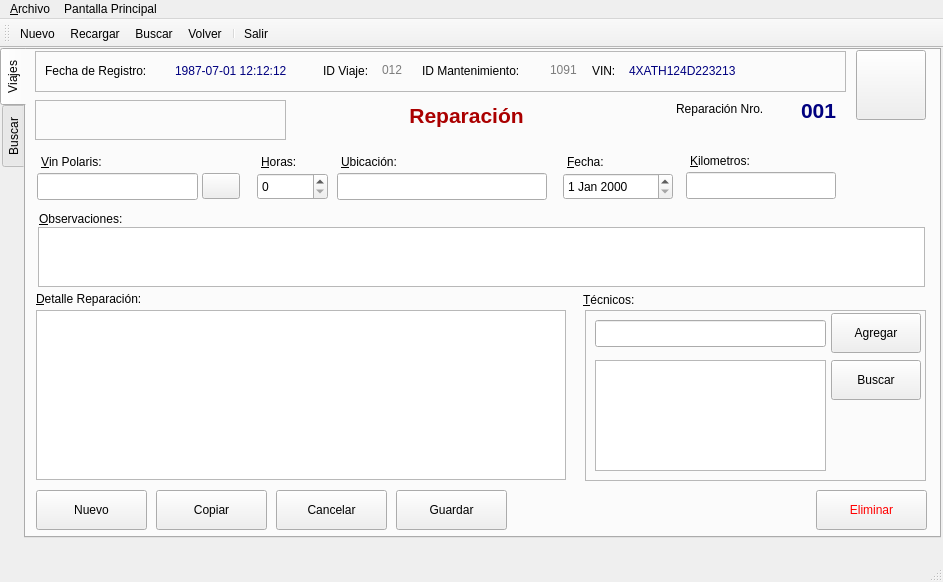
<?xml version="1.0" encoding="UTF-8"?>
<ui version="4.0">
 <class>frmViaje</class>
 <widget class="QMainWindow" name="frmViaje">
  <property name="geometry">
   <rect>
    <x>0</x>
    <y>0</y>
    <width>943</width>
    <height>582</height>
   </rect>
  </property>
  <property name="acceptDrops">
   <bool>true</bool>
  </property>
  <property name="windowTitle">
   <string>Viajes Mantenimientos</string>
  </property>
  <property name="windowIcon">
   <iconset resource="polaris.qrc">
    <normaloff>:/Icons/icons/gear.png</normaloff>:/Icons/icons/gear.png</iconset>
  </property>
  <property name="documentMode">
   <bool>false</bool>
  </property>
  <property name="tabShape">
   <enum>QTabWidget::Rounded</enum>
  </property>
  <widget class="QWidget" name="centralwidget">
   <widget class="QTabWidget" name="tabWidget">
    <property name="geometry">
     <rect>
      <x>0</x>
      <y>0</y>
      <width>941</width>
      <height>490</height>
     </rect>
    </property>
    <property name="toolTip">
     <string notr="true"/>
    </property>
    <property name="styleSheet">
     <string notr="true"/>
    </property>
    <property name="tabPosition">
     <enum>QTabWidget::West</enum>
    </property>
    <property name="currentIndex">
     <number>0</number>
    </property>
    <property name="iconSize">
     <size>
      <width>16</width>
      <height>16</height>
     </size>
    </property>
    <property name="documentMode">
     <bool>false</bool>
    </property>
    <property name="tabsClosable">
     <bool>false</bool>
    </property>
    <property name="movable">
     <bool>true</bool>
    </property>
    <widget class="QWidget" name="tab_form">
     <attribute name="icon">
      <iconset>
       <normalon>:/Icons/icons/flag_black.png</normalon>
      </iconset>
     </attribute>
     <attribute name="title">
      <string>Viajes</string>
     </attribute>
     <widget class="QFrame" name="frame">
      <property name="geometry">
       <rect>
        <x>9</x>
        <y>1</y>
        <width>811</width>
        <height>41</height>
       </rect>
      </property>
      <property name="frameShape">
       <enum>QFrame::StyledPanel</enum>
      </property>
      <property name="frameShadow">
       <enum>QFrame::Raised</enum>
      </property>
      <widget class="QLabel" name="lbl_id_viajea">
       <property name="geometry">
        <rect>
         <x>288</x>
         <y>10</y>
         <width>61</width>
         <height>20</height>
        </rect>
       </property>
       <property name="text">
        <string>ID Viaje:</string>
       </property>
      </widget>
      <widget class="QLabel" name="lbl_id_viajeb">
       <property name="geometry">
        <rect>
         <x>347</x>
         <y>4</y>
         <width>41</width>
         <height>31</height>
        </rect>
       </property>
       <property name="toolTip">
        <string>Identificador del Viaje</string>
       </property>
       <property name="text">
        <string>&lt;html&gt;&lt;head/&gt;&lt;body&gt;&lt;p&gt;&lt;span style=&quot; color:#7c7c7c;&quot;&gt;012&lt;/span&gt;&lt;/p&gt;&lt;/body&gt;&lt;/html&gt;</string>
       </property>
      </widget>
      <widget class="QLabel" name="lbl_fecha_registroa">
       <property name="geometry">
        <rect>
         <x>10</x>
         <y>10</y>
         <width>131</width>
         <height>20</height>
        </rect>
       </property>
       <property name="text">
        <string>Fecha de Registro:</string>
       </property>
      </widget>
      <widget class="QLabel" name="lbl_fecha_registrob">
       <property name="geometry">
        <rect>
         <x>140</x>
         <y>10</y>
         <width>151</width>
         <height>20</height>
        </rect>
       </property>
       <property name="toolTip">
        <string>Fecha de Registro en el sistema</string>
       </property>
       <property name="text">
        <string>&lt;html&gt;&lt;head/&gt;&lt;body&gt;&lt;p&gt;&lt;span style=&quot; color:#00007f;&quot;&gt;1987-07-01 12:12:12&lt;/span&gt;&lt;/p&gt;&lt;/body&gt;&lt;/html&gt;</string>
       </property>
      </widget>
      <widget class="QLabel" name="lbl_vina">
       <property name="geometry">
        <rect>
         <x>557</x>
         <y>10</y>
         <width>31</width>
         <height>20</height>
        </rect>
       </property>
       <property name="text">
        <string>VIN:</string>
       </property>
      </widget>
      <widget class="QLabel" name="lbl_vinb">
       <property name="geometry">
        <rect>
         <x>594</x>
         <y>10</y>
         <width>151</width>
         <height>20</height>
        </rect>
       </property>
       <property name="toolTip">
        <string>Numero de vin del vehiculo</string>
       </property>
       <property name="text">
        <string>&lt;html&gt;&lt;head/&gt;&lt;body&gt;&lt;p&gt;&lt;span style=&quot; color:#00007f;&quot;&gt;4XATH124D223213&lt;/span&gt;&lt;/p&gt;&lt;/body&gt;&lt;/html&gt;</string>
       </property>
      </widget>
      <widget class="QLabel" name="lbl_id_mantenimientoa">
       <property name="geometry">
        <rect>
         <x>387</x>
         <y>10</y>
         <width>127</width>
         <height>20</height>
        </rect>
       </property>
       <property name="text">
        <string>ID Mantenimiento:</string>
       </property>
      </widget>
      <widget class="QLabel" name="lbl_id_mantenimientob">
       <property name="geometry">
        <rect>
         <x>515</x>
         <y>4</y>
         <width>41</width>
         <height>31</height>
        </rect>
       </property>
       <property name="toolTip">
        <string>Identificador de mantenimiento</string>
       </property>
       <property name="text">
        <string>&lt;html&gt;&lt;head/&gt;&lt;body&gt;&lt;p&gt;&lt;span style=&quot; color:#7c7c7c;&quot;&gt;1091&lt;/span&gt;&lt;/p&gt;&lt;/body&gt;&lt;/html&gt;</string>
       </property>
      </widget>
     </widget>
     <widget class="QLabel" name="lbl_vin_polaris">
      <property name="geometry">
       <rect>
        <x>15</x>
        <y>103</y>
        <width>81</width>
        <height>17</height>
       </rect>
      </property>
      <property name="text">
       <string>&amp;Vin Polaris:</string>
      </property>
      <property name="buddy">
       <cstring>txt_vin_polaris</cstring>
      </property>
     </widget>
     <widget class="QLabel" name="lbl_detalle_reparacion">
      <property name="geometry">
       <rect>
        <x>10</x>
        <y>240</y>
        <width>161</width>
        <height>17</height>
       </rect>
      </property>
      <property name="text">
       <string>&amp;Detalle Reparación:</string>
      </property>
      <property name="buddy">
       <cstring>tbl_detalle_reparacion</cstring>
      </property>
     </widget>
     <widget class="QPushButton" name="btn_guardar">
      <property name="geometry">
       <rect>
        <x>370</x>
        <y>440</y>
        <width>111</width>
        <height>40</height>
       </rect>
      </property>
      <property name="text">
       <string>Guardar</string>
      </property>
      <property name="icon">
       <iconset resource="polaris.qrc">
        <normaloff>:/Icons/icons/filesave.png</normaloff>:/Icons/icons/filesave.png</iconset>
      </property>
     </widget>
     <widget class="QPushButton" name="btn_cancelar">
      <property name="geometry">
       <rect>
        <x>250</x>
        <y>440</y>
        <width>111</width>
        <height>40</height>
       </rect>
      </property>
      <property name="text">
       <string>Cancelar</string>
      </property>
      <property name="icon">
       <iconset>
        <normaloff>:/Icons/icons/button_cancel.png</normaloff>
        <normalon>:/Icons/icons/mail_delete.png</normalon>:/Icons/icons/button_cancel.png</iconset>
      </property>
     </widget>
     <widget class="QPushButton" name="btn_copiar">
      <property name="geometry">
       <rect>
        <x>130</x>
        <y>440</y>
        <width>111</width>
        <height>40</height>
       </rect>
      </property>
      <property name="text">
       <string>Copiar</string>
      </property>
      <property name="icon">
       <iconset>
        <normaloff>:/Icons/icons/document_multiple.png</normaloff>
        <normalon>:/Icons/icons/editpaste.png</normalon>:/Icons/icons/document_multiple.png</iconset>
      </property>
     </widget>
     <widget class="QPushButton" name="btn_nuevo">
      <property name="geometry">
       <rect>
        <x>10</x>
        <y>440</y>
        <width>111</width>
        <height>40</height>
       </rect>
      </property>
      <property name="text">
       <string>Nuevo</string>
      </property>
      <property name="icon">
       <iconset>
        <normalon>:/Icons/icons/filenew.png</normalon>
       </iconset>
      </property>
     </widget>
     <widget class="QPushButton" name="btn_home">
      <property name="geometry">
       <rect>
        <x>830</x>
        <y>0</y>
        <width>70</width>
        <height>70</height>
       </rect>
      </property>
      <property name="toolTip">
       <string>Regreasar al Panel de Control</string>
      </property>
      <property name="text">
       <string/>
      </property>
      <property name="icon">
       <iconset>
        <normalon>:/Icons/icons/folder_home2.png</normalon>
       </iconset>
      </property>
      <property name="iconSize">
       <size>
        <width>56</width>
        <height>56</height>
       </size>
      </property>
     </widget>
     <widget class="QPushButton" name="btn_primero">
      <property name="geometry">
       <rect>
        <x>17</x>
        <y>50</y>
        <width>41</width>
        <height>41</height>
       </rect>
      </property>
      <property name="toolTip">
       <string comment="Primer Registro">&lt;html&gt;&lt;head/&gt;&lt;body&gt;&lt;p&gt;Primer Registro&lt;/p&gt;&lt;/body&gt;&lt;/html&gt;</string>
      </property>
      <property name="text">
       <string/>
      </property>
      <property name="icon">
       <iconset>
        <normalon>:/Icons/icons/start.png</normalon>
       </iconset>
      </property>
      <property name="iconSize">
       <size>
        <width>32</width>
        <height>32</height>
       </size>
      </property>
      <property name="autoDefault">
       <bool>false</bool>
      </property>
      <property name="default">
       <bool>false</bool>
      </property>
      <property name="flat">
       <bool>true</bool>
      </property>
     </widget>
     <widget class="QPushButton" name="btn_anterior">
      <property name="geometry">
       <rect>
        <x>67</x>
        <y>50</y>
        <width>41</width>
        <height>41</height>
       </rect>
      </property>
      <property name="toolTip">
       <string>&lt;html&gt;&lt;head/&gt;&lt;body&gt;&lt;p&gt;Registro Anterior&lt;/p&gt;&lt;/body&gt;&lt;/html&gt;</string>
      </property>
      <property name="text">
       <string/>
      </property>
      <property name="icon">
       <iconset>
        <normalon>:/Icons/icons/previous.png</normalon>
       </iconset>
      </property>
      <property name="iconSize">
       <size>
        <width>32</width>
        <height>32</height>
       </size>
      </property>
      <property name="autoDefault">
       <bool>false</bool>
      </property>
      <property name="default">
       <bool>false</bool>
      </property>
      <property name="flat">
       <bool>true</bool>
      </property>
     </widget>
     <widget class="QPushButton" name="btn_siguiente">
      <property name="geometry">
       <rect>
        <x>157</x>
        <y>50</y>
        <width>41</width>
        <height>41</height>
       </rect>
      </property>
      <property name="toolTip">
       <string>&lt;html&gt;&lt;head/&gt;&lt;body&gt;&lt;p&gt;Siguiente Registro&lt;/p&gt;&lt;/body&gt;&lt;/html&gt;</string>
      </property>
      <property name="text">
       <string/>
      </property>
      <property name="icon">
       <iconset>
        <normalon>:/Icons/icons/forward.png</normalon>
       </iconset>
      </property>
      <property name="iconSize">
       <size>
        <width>32</width>
        <height>32</height>
       </size>
      </property>
      <property name="autoDefault">
       <bool>false</bool>
      </property>
      <property name="default">
       <bool>false</bool>
      </property>
      <property name="flat">
       <bool>true</bool>
      </property>
     </widget>
     <widget class="QPushButton" name="btn_ultimo">
      <property name="geometry">
       <rect>
        <x>207</x>
        <y>50</y>
        <width>41</width>
        <height>41</height>
       </rect>
      </property>
      <property name="toolTip">
       <string>Último Registro</string>
      </property>
      <property name="text">
       <string/>
      </property>
      <property name="icon">
       <iconset>
        <normalon>:/Icons/icons/finish.png</normalon>
       </iconset>
      </property>
      <property name="iconSize">
       <size>
        <width>32</width>
        <height>32</height>
       </size>
      </property>
      <property name="autoDefault">
       <bool>false</bool>
      </property>
      <property name="default">
       <bool>false</bool>
      </property>
      <property name="flat">
       <bool>true</bool>
      </property>
     </widget>
     <widget class="QPushButton" name="btn_recargar">
      <property name="geometry">
       <rect>
        <x>117</x>
        <y>50</y>
        <width>41</width>
        <height>41</height>
       </rect>
      </property>
      <property name="toolTip">
       <string>Recargar</string>
      </property>
      <property name="text">
       <string/>
      </property>
      <property name="icon">
       <iconset>
        <normalon>:/Icons/icons/reload.png</normalon>
       </iconset>
      </property>
      <property name="iconSize">
       <size>
        <width>40</width>
        <height>40</height>
       </size>
      </property>
      <property name="autoDefault">
       <bool>false</bool>
      </property>
      <property name="default">
       <bool>false</bool>
      </property>
      <property name="flat">
       <bool>true</bool>
      </property>
     </widget>
     <widget class="QFrame" name="frame_2">
      <property name="geometry">
       <rect>
        <x>9</x>
        <y>50</y>
        <width>251</width>
        <height>40</height>
       </rect>
      </property>
      <property name="frameShape">
       <enum>QFrame::StyledPanel</enum>
      </property>
      <property name="frameShadow">
       <enum>QFrame::Raised</enum>
      </property>
     </widget>
     <widget class="QPushButton" name="btn_eliminar">
      <property name="geometry">
       <rect>
        <x>790</x>
        <y>440</y>
        <width>111</width>
        <height>40</height>
       </rect>
      </property>
      <property name="styleSheet">
       <string notr="true">color: rgb(255, 0, 0);

</string>
      </property>
      <property name="text">
       <string>Eliminar</string>
      </property>
      <property name="icon">
       <iconset>
        <normaloff>:/Icons/icons/button_cancel.png</normaloff>
        <normalon>:/Icons/icons/user_trash.png</normalon>:/Icons/icons/button_cancel.png</iconset>
      </property>
     </widget>
     <widget class="QTableWidget" name="tbl_detalle_reparacion">
      <property name="geometry">
       <rect>
        <x>10</x>
        <y>260</y>
        <width>530</width>
        <height>170</height>
       </rect>
      </property>
      <property name="toolTip">
       <string>Detallar el mantenimiento</string>
      </property>
     </widget>
     <widget class="QLineEdit" name="txt_vin_polaris">
      <property name="geometry">
       <rect>
        <x>11</x>
        <y>123</y>
        <width>161</width>
        <height>27</height>
       </rect>
      </property>
      <property name="toolTip">
       <string>Ingresar un nuevo vin</string>
      </property>
     </widget>
     <widget class="QPushButton" name="btn_buscar_vin_polaris">
      <property name="geometry">
       <rect>
        <x>176</x>
        <y>123</y>
        <width>38</width>
        <height>26</height>
       </rect>
      </property>
      <property name="toolTip">
       <string>Buscar un vin de un vehiculo</string>
      </property>
      <property name="text">
       <string/>
      </property>
      <property name="icon">
       <iconset>
        <normalon>:/Icons/icons/kfind.png</normalon>
       </iconset>
      </property>
     </widget>
     <widget class="QLabel" name="lbl_horas">
      <property name="geometry">
       <rect>
        <x>235</x>
        <y>103</y>
        <width>50</width>
        <height>17</height>
       </rect>
      </property>
      <property name="text">
       <string>&amp;Horas:</string>
      </property>
      <property name="buddy">
       <cstring>cmb_horas</cstring>
      </property>
     </widget>
     <widget class="QSpinBox" name="cmb_horas">
      <property name="geometry">
       <rect>
        <x>231</x>
        <y>123</y>
        <width>71</width>
        <height>27</height>
       </rect>
      </property>
      <property name="maximum">
       <number>99</number>
      </property>
     </widget>
     <widget class="QLabel" name="lbl_ubicacion">
      <property name="geometry">
       <rect>
        <x>315</x>
        <y>103</y>
        <width>81</width>
        <height>17</height>
       </rect>
      </property>
      <property name="text">
       <string>&amp;Ubicación:</string>
      </property>
      <property name="buddy">
       <cstring>txt_ubicacion</cstring>
      </property>
     </widget>
     <widget class="QLineEdit" name="txt_ubicacion">
      <property name="geometry">
       <rect>
        <x>311</x>
        <y>123</y>
        <width>210</width>
        <height>27</height>
       </rect>
      </property>
      <property name="toolTip">
       <string>Ingresar ubicacion</string>
      </property>
     </widget>
     <widget class="QDateEdit" name="cmb_fecha">
      <property name="geometry">
       <rect>
        <x>537</x>
        <y>123</y>
        <width>110</width>
        <height>27</height>
       </rect>
      </property>
     </widget>
     <widget class="QLabel" name="lbl_fecha">
      <property name="geometry">
       <rect>
        <x>541</x>
        <y>103</y>
        <width>50</width>
        <height>17</height>
       </rect>
      </property>
      <property name="text">
       <string>&amp;Fecha:</string>
      </property>
      <property name="buddy">
       <cstring>cmb_fecha</cstring>
      </property>
     </widget>
     <widget class="QLabel" name="lbl_kilometros">
      <property name="geometry">
       <rect>
        <x>664</x>
        <y>102</y>
        <width>81</width>
        <height>17</height>
       </rect>
      </property>
      <property name="text">
       <string>&amp;Kilometros:</string>
      </property>
      <property name="buddy">
       <cstring>txt_kilometros</cstring>
      </property>
     </widget>
     <widget class="QLineEdit" name="txt_kilometros">
      <property name="geometry">
       <rect>
        <x>660</x>
        <y>122</y>
        <width>150</width>
        <height>27</height>
       </rect>
      </property>
      <property name="toolTip">
       <string>Ingresar kilometros</string>
      </property>
     </widget>
     <widget class="QPlainTextEdit" name="rtxt_observaciones">
      <property name="geometry">
       <rect>
        <x>12</x>
        <y>177</y>
        <width>887</width>
        <height>60</height>
       </rect>
      </property>
      <property name="toolTip">
       <string>Observaciondes del vehiculo</string>
      </property>
     </widget>
     <widget class="QLabel" name="lbl_observaciones">
      <property name="geometry">
       <rect>
        <x>13</x>
        <y>160</y>
        <width>100</width>
        <height>17</height>
       </rect>
      </property>
      <property name="text">
       <string>&amp;Observaciones:</string>
      </property>
      <property name="buddy">
       <cstring>rtxt_observaciones</cstring>
      </property>
     </widget>
     <widget class="QFrame" name="frame_3">
      <property name="geometry">
       <rect>
        <x>559</x>
        <y>260</y>
        <width>341</width>
        <height>171</height>
       </rect>
      </property>
      <property name="styleSheet">
       <string notr="true"/>
      </property>
      <property name="frameShape">
       <enum>QFrame::StyledPanel</enum>
      </property>
      <property name="frameShadow">
       <enum>QFrame::Raised</enum>
      </property>
      <widget class="QListView" name="lsv_tecnicos">
       <property name="geometry">
        <rect>
         <x>10</x>
         <y>50</y>
         <width>231</width>
         <height>111</height>
        </rect>
       </property>
       <property name="toolTip">
        <string>Listado de tecnicos</string>
       </property>
      </widget>
      <widget class="QLineEdit" name="txt_tecnicos">
       <property name="geometry">
        <rect>
         <x>10</x>
         <y>10</y>
         <width>231</width>
         <height>27</height>
        </rect>
       </property>
       <property name="toolTip">
        <string>Agregar tecnicos</string>
       </property>
       <property name="dragEnabled">
        <bool>true</bool>
       </property>
      </widget>
      <widget class="QPushButton" name="btn_agregar_tecnicos">
       <property name="geometry">
        <rect>
         <x>246</x>
         <y>3</y>
         <width>90</width>
         <height>40</height>
        </rect>
       </property>
       <property name="toolTip">
        <string>Agregar nuevos tecnicos</string>
       </property>
       <property name="text">
        <string>Agregar</string>
       </property>
       <property name="icon">
        <iconset resource="polaris.qrc">
         <normaloff>:/Icons/icons/plus.png</normaloff>:/Icons/icons/plus.png</iconset>
       </property>
      </widget>
      <widget class="QPushButton" name="btn_buscar_tecnicos">
       <property name="geometry">
        <rect>
         <x>246</x>
         <y>50</y>
         <width>90</width>
         <height>40</height>
        </rect>
       </property>
       <property name="toolTip">
        <string>Buscar tecnicos</string>
       </property>
       <property name="text">
        <string>Buscar</string>
       </property>
       <property name="icon">
        <iconset resource="polaris.qrc">
         <normaloff>:/Icons/icons/find.png</normaloff>:/Icons/icons/find.png</iconset>
       </property>
      </widget>
     </widget>
     <widget class="QLabel" name="lbl_tecnicos">
      <property name="geometry">
       <rect>
        <x>557</x>
        <y>240</y>
        <width>81</width>
        <height>20</height>
       </rect>
      </property>
      <property name="text">
       <string>&amp;Técnicos:</string>
      </property>
      <property name="buddy">
       <cstring>txt_tecnicos</cstring>
      </property>
     </widget>
     <widget class="QLabel" name="lbl_reparacion_nroa">
      <property name="geometry">
       <rect>
        <x>650</x>
        <y>49</y>
        <width>111</width>
        <height>20</height>
       </rect>
      </property>
      <property name="text">
       <string>Reparación Nro.</string>
      </property>
     </widget>
     <widget class="QLabel" name="lbl_reparacion_nrob">
      <property name="geometry">
       <rect>
        <x>775</x>
        <y>45</y>
        <width>41</width>
        <height>31</height>
       </rect>
      </property>
      <property name="toolTip">
       <string>Numero de reparacion</string>
      </property>
      <property name="text">
       <string>&lt;html&gt;&lt;head/&gt;&lt;body&gt;&lt;p&gt;&lt;span style=&quot; font-size:16pt; font-weight:600; color:#00007f;&quot;&gt;001&lt;/span&gt;&lt;/p&gt;&lt;/body&gt;&lt;/html&gt;</string>
      </property>
     </widget>
     <widget class="QLabel" name="lbl_reparacion">
      <property name="geometry">
       <rect>
        <x>310</x>
        <y>50</y>
        <width>261</width>
        <height>31</height>
       </rect>
      </property>
      <property name="toolTip">
       <string/>
      </property>
      <property name="text">
       <string>&lt;html&gt;&lt;head/&gt;&lt;body&gt;&lt;p align=&quot;center&quot;&gt;&lt;span style=&quot; font-size:16pt; font-weight:600; color:#aa0000;&quot;&gt;Reparación&lt;/span&gt;&lt;/p&gt;&lt;/body&gt;&lt;/html&gt;</string>
      </property>
     </widget>
     <zorder>frame_2</zorder>
     <zorder>frame</zorder>
     <zorder>lbl_vin_polaris</zorder>
     <zorder>lbl_detalle_reparacion</zorder>
     <zorder>btn_guardar</zorder>
     <zorder>btn_cancelar</zorder>
     <zorder>btn_copiar</zorder>
     <zorder>btn_nuevo</zorder>
     <zorder>btn_home</zorder>
     <zorder>btn_primero</zorder>
     <zorder>btn_anterior</zorder>
     <zorder>btn_siguiente</zorder>
     <zorder>btn_ultimo</zorder>
     <zorder>btn_recargar</zorder>
     <zorder>btn_eliminar</zorder>
     <zorder>tbl_detalle_reparacion</zorder>
     <zorder>txt_vin_polaris</zorder>
     <zorder>btn_buscar_vin_polaris</zorder>
     <zorder>lbl_horas</zorder>
     <zorder>cmb_horas</zorder>
     <zorder>lbl_ubicacion</zorder>
     <zorder>txt_ubicacion</zorder>
     <zorder>cmb_fecha</zorder>
     <zorder>lbl_fecha</zorder>
     <zorder>lbl_kilometros</zorder>
     <zorder>txt_kilometros</zorder>
     <zorder>rtxt_observaciones</zorder>
     <zorder>lbl_observaciones</zorder>
     <zorder>frame_3</zorder>
     <zorder>lbl_tecnicos</zorder>
     <zorder>lbl_reparacion_nroa</zorder>
     <zorder>lbl_reparacion_nrob</zorder>
     <zorder>lbl_reparacion</zorder>
    </widget>
    <widget class="QWidget" name="tab_search">
     <attribute name="icon">
      <iconset>
       <normalon>:/Icons/icons/find.png</normalon>
      </iconset>
     </attribute>
     <attribute name="title">
      <string>Buscar</string>
     </attribute>
     <widget class="QTableWidget" name="tbl_resultados">
      <property name="geometry">
       <rect>
        <x>7</x>
        <y>70</y>
        <width>891</width>
        <height>360</height>
       </rect>
      </property>
      <property name="toolTip">
       <string>Resultados Búsqueda</string>
      </property>
     </widget>
     <widget class="QLineEdit" name="txt_criterio">
      <property name="geometry">
       <rect>
        <x>349</x>
        <y>30</y>
        <width>301</width>
        <height>27</height>
       </rect>
      </property>
      <property name="toolTip">
       <string>Ingrese un criterio de búsqueda basado en el operador</string>
      </property>
     </widget>
     <widget class="QComboBox" name="cmb_columna">
      <property name="geometry">
       <rect>
        <x>7</x>
        <y>30</y>
        <width>171</width>
        <height>27</height>
       </rect>
      </property>
      <property name="toolTip">
       <string>Seleccione una columna por la que desea buscar</string>
      </property>
     </widget>
     <widget class="QComboBox" name="cmb_operador">
      <property name="geometry">
       <rect>
        <x>189</x>
        <y>30</y>
        <width>149</width>
        <height>27</height>
       </rect>
      </property>
      <property name="toolTip">
       <string>Operador</string>
      </property>
      <item>
       <property name="text">
        <string>Es Igual a...</string>
       </property>
      </item>
      <item>
       <property name="text">
        <string>Contiene...</string>
       </property>
      </item>
      <item>
       <property name="text">
        <string>Empieza Con...</string>
       </property>
      </item>
      <item>
       <property name="text">
        <string>Termina en...</string>
       </property>
      </item>
      <item>
       <property name="text">
        <string>No tiene...</string>
       </property>
      </item>
      <item>
       <property name="text">
        <string>Diferente de...</string>
       </property>
      </item>
     </widget>
     <widget class="QLabel" name="lbl_columna">
      <property name="geometry">
       <rect>
        <x>9</x>
        <y>10</y>
        <width>93</width>
        <height>17</height>
       </rect>
      </property>
      <property name="text">
       <string>Columna:</string>
      </property>
     </widget>
     <widget class="QLabel" name="lbl_operador">
      <property name="geometry">
       <rect>
        <x>192</x>
        <y>10</y>
        <width>79</width>
        <height>17</height>
       </rect>
      </property>
      <property name="text">
       <string>Operador:</string>
      </property>
     </widget>
     <widget class="QLabel" name="lbl_criterio">
      <property name="geometry">
       <rect>
        <x>351</x>
        <y>10</y>
        <width>101</width>
        <height>17</height>
       </rect>
      </property>
      <property name="text">
       <string>Criterio:</string>
      </property>
     </widget>
     <widget class="QPushButton" name="btn_buscar">
      <property name="geometry">
       <rect>
        <x>660</x>
        <y>20</y>
        <width>111</width>
        <height>40</height>
       </rect>
      </property>
      <property name="toolTip">
       <string>Buscar</string>
      </property>
      <property name="text">
       <string>Buscar</string>
      </property>
      <property name="icon">
       <iconset>
        <normalon>:/Icons/icons/kfind.png</normalon>
       </iconset>
      </property>
     </widget>
     <widget class="QPushButton" name="btn_monstrar">
      <property name="geometry">
       <rect>
        <x>650</x>
        <y>440</y>
        <width>240</width>
        <height>40</height>
       </rect>
      </property>
      <property name="text">
       <string>Mostrar</string>
      </property>
      <property name="icon">
       <iconset>
        <normalon>:/Icons/icons/apply.png</normalon>
       </iconset>
      </property>
     </widget>
    </widget>
   </widget>
  </widget>
  <widget class="QMenuBar" name="menubar">
   <property name="geometry">
    <rect>
     <x>0</x>
     <y>0</y>
     <width>943</width>
     <height>21</height>
    </rect>
   </property>
   <property name="nativeMenuBar">
    <bool>true</bool>
   </property>
   <widget class="QMenu" name="menuArchivo">
    <property name="title">
     <string>&amp;Archivo</string>
    </property>
    <addaction name="actionNuevo"/>
    <addaction name="actionRecargar"/>
    <addaction name="action_Buscar"/>
    <addaction name="separator"/>
    <addaction name="action_Salir"/>
    <addaction name="separator"/>
   </widget>
   <widget class="QMenu" name="menuPantalla_Principal">
    <property name="title">
     <string>Pantalla Principal</string>
    </property>
    <addaction name="action_Volver"/>
   </widget>
   <addaction name="menuArchivo"/>
   <addaction name="menuPantalla_Principal"/>
  </widget>
  <widget class="QStatusBar" name="statusbar"/>
  <widget class="QToolBar" name="toolBar">
   <property name="windowTitle">
    <string>toolBar</string>
   </property>
   <attribute name="toolBarArea">
    <enum>TopToolBarArea</enum>
   </attribute>
   <attribute name="toolBarBreak">
    <bool>false</bool>
   </attribute>
   <addaction name="actionNuevo"/>
   <addaction name="actionRecargar"/>
   <addaction name="action_Buscar"/>
   <addaction name="action_Volver"/>
   <addaction name="separator"/>
   <addaction name="action_Salir"/>
  </widget>
  <action name="actionNuevo">
   <property name="icon">
    <iconset>
     <normalon>:/Icons/icons/accessories_text_editor.png</normalon>
    </iconset>
   </property>
   <property name="text">
    <string>&amp;Nuevo</string>
   </property>
   <property name="toolTip">
    <string>Nuevo</string>
   </property>
   <property name="shortcut">
    <string>Ctrl+N</string>
   </property>
  </action>
  <action name="action_Salir">
   <property name="icon">
    <iconset>
     <normalon>:/Icons/icons/exit.png</normalon>
    </iconset>
   </property>
   <property name="text">
    <string>&amp;Salir</string>
   </property>
   <property name="toolTip">
    <string>Salir</string>
   </property>
   <property name="shortcut">
    <string>Ctrl+S</string>
   </property>
  </action>
  <action name="action_Buscar">
   <property name="icon">
    <iconset>
     <normalon>:/Icons/icons/kfind.png</normalon>
    </iconset>
   </property>
   <property name="text">
    <string>&amp;Buscar</string>
   </property>
   <property name="toolTip">
    <string>Buscar</string>
   </property>
   <property name="shortcut">
    <string>Ctrl+B</string>
   </property>
  </action>
  <action name="action_Volver">
   <property name="icon">
    <iconset>
     <normalon>:/Icons/icons/folder_home2.png</normalon>
    </iconset>
   </property>
   <property name="text">
    <string>&amp;Volver</string>
   </property>
   <property name="toolTip">
    <string>Panel de Control</string>
   </property>
   <property name="shortcut">
    <string>F10</string>
   </property>
  </action>
  <action name="actionRecargar">
   <property name="icon">
    <iconset>
     <normalon>:/Icons/icons/reload.png</normalon>
    </iconset>
   </property>
   <property name="text">
    <string>&amp;Recargar</string>
   </property>
   <property name="toolTip">
    <string>Recargar</string>
   </property>
   <property name="shortcut">
    <string>F5</string>
   </property>
  </action>
 </widget>
 <tabstops>
  <tabstop>tabWidget</tabstop>
 </tabstops>
 <resources>
  <include location="polaris.qrc"/>
 </resources>
 <connections/>
</ui>
